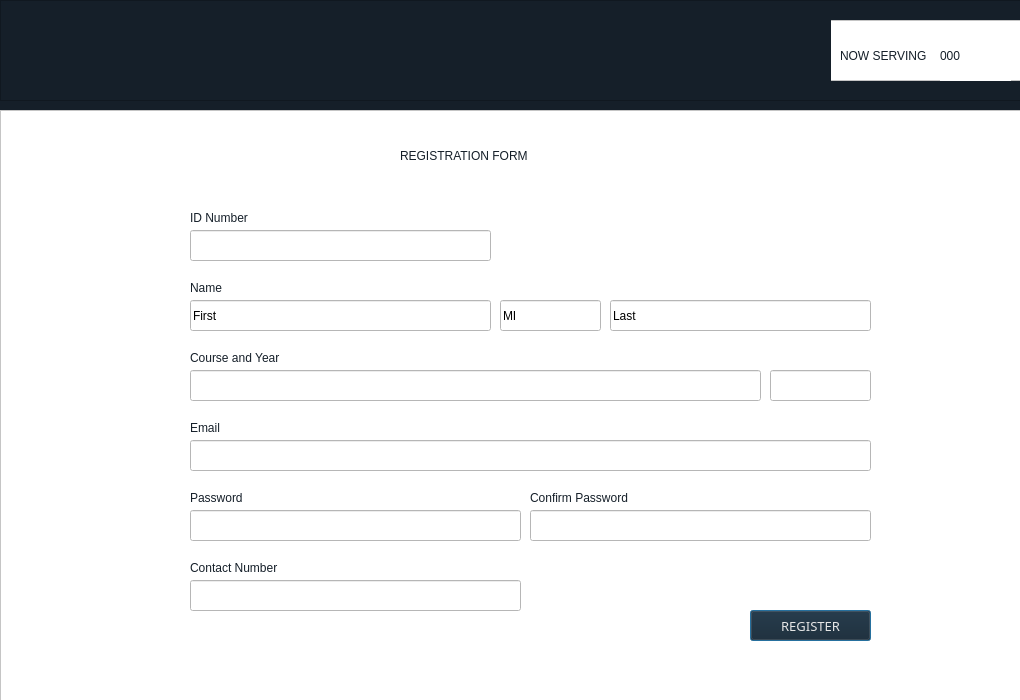
<?xml version="1.0" encoding="UTF-8"?>
<ui version="4.0">
 <class>registrationWindow2</class>
 <widget class="QDialog" name="registrationWindow2">
  <property name="geometry">
   <rect>
    <x>0</x>
    <y>0</y>
    <width>1020</width>
    <height>700</height>
   </rect>
  </property>
  <property name="windowTitle">
   <string>Dialog</string>
  </property>
  <property name="styleSheet">
   <string notr="true">background-color: rgb(21, 31, 41);
font: 12pt &quot;Nunito&quot;;</string>
  </property>
  <widget class="QFrame" name="loginFrame">
   <property name="geometry">
    <rect>
     <x>0</x>
     <y>110</y>
     <width>1051</width>
     <height>601</height>
    </rect>
   </property>
   <property name="styleSheet">
    <string notr="true">background-color: rgb(255, 255, 255);</string>
   </property>
   <property name="frameShape">
    <enum>QFrame::StyledPanel</enum>
   </property>
   <property name="frameShadow">
    <enum>QFrame::Raised</enum>
   </property>
   <widget class="QLabel" name="registrationFormLabel">
    <property name="geometry">
     <rect>
      <x>400</x>
      <y>20</y>
      <width>291</width>
      <height>51</height>
     </rect>
    </property>
    <property name="cursor">
     <cursorShape>ArrowCursor</cursorShape>
    </property>
    <property name="styleSheet">
     <string notr="true">font: 36pt &quot;Bebas Neue&quot;;
color: rgb(21, 31, 41);</string>
    </property>
    <property name="text">
     <string>REGISTRATION FORM</string>
    </property>
   </widget>
   <widget class="QLabel" name="idLabel">
    <property name="geometry">
     <rect>
      <x>190</x>
      <y>100</y>
      <width>101</width>
      <height>16</height>
     </rect>
    </property>
    <property name="styleSheet">
     <string notr="true">font: 14pt bold &quot;Poppins&quot;;
background-color: rgb(255, 255, 255);
color: rgb(21, 31, 41);</string>
    </property>
    <property name="text">
     <string>ID Number</string>
    </property>
   </widget>
   <widget class="QLabel" name="nameLabel">
    <property name="geometry">
     <rect>
      <x>190</x>
      <y>170</y>
      <width>111</width>
      <height>16</height>
     </rect>
    </property>
    <property name="styleSheet">
     <string notr="true">font: 14pt bold &quot;Poppins&quot;;
color: rgb(21, 31, 41);</string>
    </property>
    <property name="text">
     <string>Name</string>
    </property>
   </widget>
   <widget class="QLineEdit" name="inputFirstName">
    <property name="geometry">
     <rect>
      <x>190</x>
      <y>190</y>
      <width>301</width>
      <height>31</height>
     </rect>
    </property>
    <property name="text">
     <string extracomment="First Name">First</string>
    </property>
   </widget>
   <widget class="QLineEdit" name="lineEdit_2">
    <property name="geometry">
     <rect>
      <x>380</x>
      <y>910</y>
      <width>281</width>
      <height>31</height>
     </rect>
    </property>
   </widget>
   <widget class="QLineEdit" name="inputID">
    <property name="geometry">
     <rect>
      <x>190</x>
      <y>120</y>
      <width>301</width>
      <height>31</height>
     </rect>
    </property>
   </widget>
   <widget class="QLineEdit" name="inputMI">
    <property name="geometry">
     <rect>
      <x>500</x>
      <y>190</y>
      <width>101</width>
      <height>31</height>
     </rect>
    </property>
    <property name="text">
     <string extracomment="First Name">MI</string>
    </property>
   </widget>
   <widget class="QLineEdit" name="inputLastName">
    <property name="geometry">
     <rect>
      <x>610</x>
      <y>190</y>
      <width>261</width>
      <height>31</height>
     </rect>
    </property>
    <property name="text">
     <string extracomment="First Name">Last</string>
    </property>
   </widget>
   <widget class="QLineEdit" name="inputCourse">
    <property name="geometry">
     <rect>
      <x>190</x>
      <y>260</y>
      <width>571</width>
      <height>31</height>
     </rect>
    </property>
    <property name="text">
     <string extracomment="First Name"/>
    </property>
   </widget>
   <widget class="QLabel" name="courseYearLabel">
    <property name="geometry">
     <rect>
      <x>190</x>
      <y>240</y>
      <width>151</width>
      <height>16</height>
     </rect>
    </property>
    <property name="styleSheet">
     <string notr="true">font: 14pt bold &quot;Poppins&quot;;
color: rgb(21, 31, 41);</string>
    </property>
    <property name="text">
     <string>Course and Year</string>
    </property>
   </widget>
   <widget class="QLineEdit" name="inputYear">
    <property name="geometry">
     <rect>
      <x>770</x>
      <y>260</y>
      <width>101</width>
      <height>31</height>
     </rect>
    </property>
    <property name="text">
     <string extracomment="First Name"/>
    </property>
   </widget>
   <widget class="QLineEdit" name="inputEmail2">
    <property name="geometry">
     <rect>
      <x>190</x>
      <y>330</y>
      <width>681</width>
      <height>31</height>
     </rect>
    </property>
    <property name="text">
     <string extracomment="First Name"/>
    </property>
   </widget>
   <widget class="QLineEdit" name="inputContact">
    <property name="geometry">
     <rect>
      <x>190</x>
      <y>470</y>
      <width>331</width>
      <height>31</height>
     </rect>
    </property>
    <property name="text">
     <string extracomment="First Name"/>
    </property>
   </widget>
   <widget class="QLabel" name="emailLabelRegistration">
    <property name="geometry">
     <rect>
      <x>190</x>
      <y>310</y>
      <width>151</width>
      <height>16</height>
     </rect>
    </property>
    <property name="styleSheet">
     <string notr="true">font: 14pt bold &quot;Poppins&quot;;
color: rgb(21, 31, 41);</string>
    </property>
    <property name="text">
     <string>Email</string>
    </property>
   </widget>
   <widget class="QLabel" name="contactLabel">
    <property name="geometry">
     <rect>
      <x>190</x>
      <y>450</y>
      <width>151</width>
      <height>16</height>
     </rect>
    </property>
    <property name="styleSheet">
     <string notr="true">font: 14pt bold &quot;Poppins&quot;;
color: rgb(21, 31, 41);</string>
    </property>
    <property name="text">
     <string>Contact Number</string>
    </property>
   </widget>
   <widget class="QLabel" name="passwordLabelRegistration">
    <property name="geometry">
     <rect>
      <x>190</x>
      <y>380</y>
      <width>151</width>
      <height>16</height>
     </rect>
    </property>
    <property name="styleSheet">
     <string notr="true">font: 14pt bold &quot;Poppins&quot;;
color: rgb(21, 31, 41);</string>
    </property>
    <property name="text">
     <string>Password</string>
    </property>
   </widget>
   <widget class="QLineEdit" name="inputPassword2">
    <property name="geometry">
     <rect>
      <x>190</x>
      <y>400</y>
      <width>331</width>
      <height>31</height>
     </rect>
    </property>
    <property name="text">
     <string extracomment="First Name"/>
    </property>
   </widget>
   <widget class="QLineEdit" name="inputConfirmation">
    <property name="geometry">
     <rect>
      <x>530</x>
      <y>400</y>
      <width>341</width>
      <height>31</height>
     </rect>
    </property>
    <property name="text">
     <string extracomment="First Name"/>
    </property>
   </widget>
   <widget class="QLabel" name="confirmLabel">
    <property name="geometry">
     <rect>
      <x>530</x>
      <y>380</y>
      <width>161</width>
      <height>16</height>
     </rect>
    </property>
    <property name="styleSheet">
     <string notr="true">font: 14pt bold &quot;Poppins&quot;;
color: rgb(21, 31, 41);</string>
    </property>
    <property name="text">
     <string>Confirm Password</string>
    </property>
   </widget>
   <widget class="QPushButton" name="registerButton2">
    <property name="geometry">
     <rect>
      <x>750</x>
      <y>500</y>
      <width>121</width>
      <height>31</height>
     </rect>
    </property>
    <property name="font">
     <font>
      <family>Montserrat</family>
      <pointsize>10</pointsize>
      <weight>9</weight>
      <italic>false</italic>
      <bold>false</bold>
     </font>
    </property>
    <property name="cursor">
     <cursorShape>PointingHandCursor</cursorShape>
    </property>
    <property name="styleSheet">
     <string notr="true">font: 75 10pt &quot;Montserrat&quot;;
color: rgb(230, 230, 230);
background-color: rgb(21, 31, 41);</string>
    </property>
    <property name="text">
     <string>REGISTER</string>
    </property>
   </widget>
  </widget>
  <widget class="QFrame" name="headingFrame">
   <property name="geometry">
    <rect>
     <x>0</x>
     <y>0</y>
     <width>1051</width>
     <height>101</height>
    </rect>
   </property>
   <property name="frameShape">
    <enum>QFrame::StyledPanel</enum>
   </property>
   <property name="frameShadow">
    <enum>QFrame::Raised</enum>
   </property>
   <widget class="QLabel" name="priorityNumberRegistration">
    <property name="geometry">
     <rect>
      <x>940</x>
      <y>30</y>
      <width>71</width>
      <height>51</height>
     </rect>
    </property>
    <property name="cursor">
     <cursorShape>ArrowCursor</cursorShape>
    </property>
    <property name="styleSheet">
     <string notr="true">font: 36pt &quot;Bebas Neue&quot;;
color: rgb(21, 31, 41);
background-color: rgb(255, 255, 255);</string>
    </property>
    <property name="text">
     <string>000</string>
    </property>
   </widget>
   <widget class="QFrame" name="nowServingFrame">
    <property name="geometry">
     <rect>
      <x>830</x>
      <y>20</y>
      <width>191</width>
      <height>61</height>
     </rect>
    </property>
    <property name="styleSheet">
     <string notr="true">background-color: rgb(255, 255, 255);</string>
    </property>
    <property name="frameShape">
     <enum>QFrame::StyledPanel</enum>
    </property>
    <property name="frameShadow">
     <enum>QFrame::Raised</enum>
    </property>
    <widget class="QLabel" name="nowServingRegistration">
     <property name="geometry">
      <rect>
       <x>10</x>
       <y>20</y>
       <width>101</width>
       <height>31</height>
      </rect>
     </property>
     <property name="cursor">
      <cursorShape>ArrowCursor</cursorShape>
     </property>
     <property name="styleSheet">
      <string notr="true">font: 17pt &quot;Bebas Neue&quot;;
color: rgb(21, 31, 41);
background-color: rgb(255, 255, 255);</string>
     </property>
     <property name="text">
      <string>NOW SERVING</string>
     </property>
    </widget>
   </widget>
   <widget class="QLabel" name="logoRegistration">
    <property name="geometry">
     <rect>
      <x>760</x>
      <y>20</y>
      <width>71</width>
      <height>61</height>
     </rect>
    </property>
    <property name="text">
     <string/>
    </property>
    <property name="pixmap">
     <pixmap>upper.png</pixmap>
    </property>
   </widget>
   <zorder>nowServingFrame</zorder>
   <zorder>priorityNumberRegistration</zorder>
   <zorder>logoRegistration</zorder>
  </widget>
 </widget>
 <resources/>
 <connections/>
</ui>
